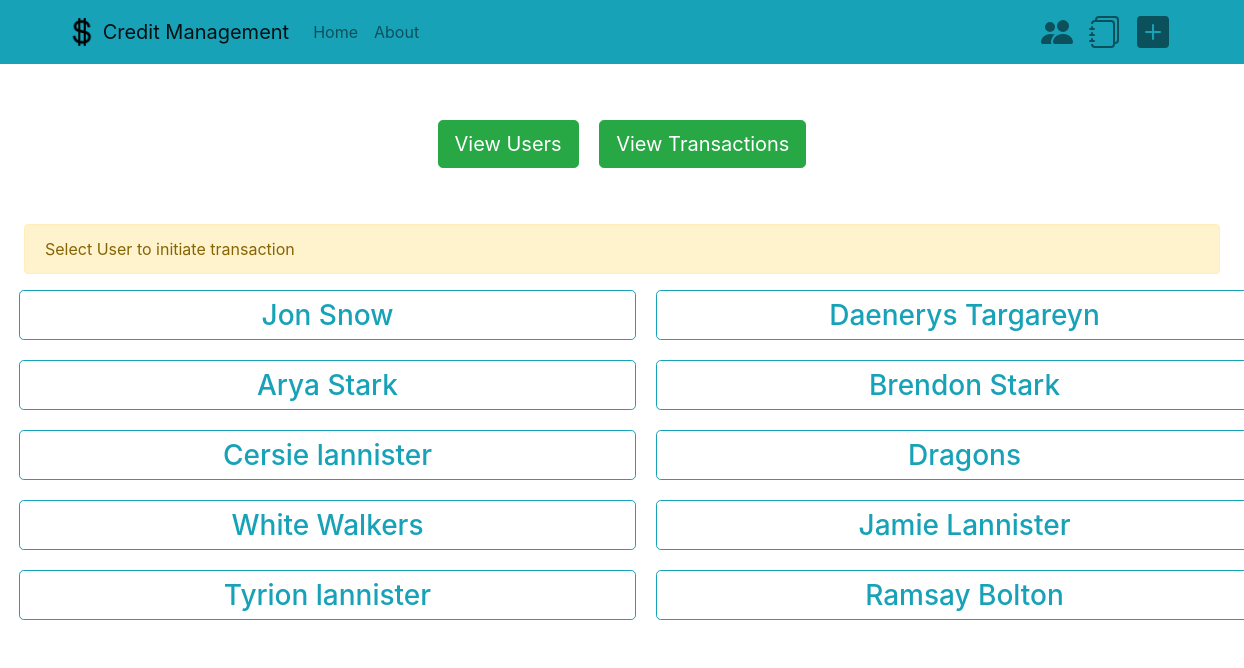
/user, run on the app's committed database.
### creditmanage/models.py (models this page shows, shortened)
class people(models.Model):
	name=models.CharField(max_length=64)
	email=models.EmailField()
	credit=models.IntegerField()

### creditmanage/views.py (the view)
# urls.py: path('user',views.users,name='users'),
def users(request):
	return render(request, 'creditmanage/home.html',{
		'user': people.objects.all()
		})

### creditmanage/templates/creditmanage/home.html (shortened to what this page needs)
{% extends 'creditmanage/layout.html' %}
{% block body %}
<div class="row justify-content-center mt-5 mb-5">
	<div class="col-lg-7 text-center">
		<a href="{% url 'users' %}" class="btn btn-success btn-lg m-2" >View Users</a>
		<a href="{% url 'viewtransactions' %}" class="btn btn-success btn-lg m-2" >View Transactions</a>
	</div>
</div>
	{% if user %}
	<div class="alert alert-warning ml-4 mr-4">
	Select User to initiate transaction
	</div>
	<div class="row">
		{% for use in user %}
		<div class="column">
			<a href="{% url 'profile' use.id %}" class=" btn btn-outline-info btn-lg ml-4 test"><h3>{{use.name}}</h3></a>
		</div>
		{% endfor %}
	</div>
	{% endif %}
{% endblock %}

### creditmanage/templates/creditmanage/layout.html (shortened to what this page needs)
{% load static %}
<!DOCTYPE html>
<html>
<head>
	<link rel="stylesheet" href="https://stackpath.bootstrapcdn.com/bootstrap/4.5.2/css/bootstrap.min.css">
	<link rel="stylesheet" href="https://maxcdn.bootstrapcdn.com/font-awesome/4.7.0/css/font-awesome.min.css">
	<link href="https://stackpath.bootstrapcdn.com/font-awesome/4.7.0/css/font-awesome.min.css" rel="stylesheet">
	<link rel="stylesheet" type="text/css" href="{% static 'creditmanage/layout.css' %}">
</head>
<body>
	<nav class="navbar navbar-expand-md navbar-light bg-info">
		<div class="container">
			<a class="navbar-brand" href="{% url 'index' %}">
				<img src="{% static 'creditmanage/logo3.png' %}" width="30" height="30" class="d-inline-block align-top">
				<span>Credit Management</span>
			</a>
			<div class="collapse navbar-collapse" id="navbarNav">
				<ul class="navbar-nav mr-auto">
					<li class="nav-item {{home}}"><a class="nav-link" href="{% url 'index' %}">Home</a></li>
					<li class="nav-item"><a class="nav-link" href="#">About</a></li>
				</ul>
				<ul class="navbar-nav ml-auto">
                	<li class="nav-item">
                		<a class="nav-link" title="View Users" href="{% url 'users' %}"></a>
                	</li>
                	<li class="nav-item">
                    	<a class="nav-link" title="View Passbook" href="{% url 'viewtransactions' %}"></a>
                	</li>
                	<li class="nav-item">
                    	<a class="nav-link" title="New Transaction" href="{% url 'users' %}"></a>
                	</li>
        		</ul>
			</div>
		</div>
	</nav>
		{% block body %}
		{% endblock %}
</body>
</html>

### creditmanage/static/creditmanage/layout.css (style rules this page uses)
* { box-sizing: border-box; }
.column { width: 50%; padding: 0 10px; margin-bottom: 20px; }
.test { height:50px; width:100%; margin-right: 5px; }
.row:after { content: ""; display: table; clear: both; }

### data on the page
people: name "Jon Snow"
people: name "Daenerys Targareyn"
people: name "Arya Stark"
people: name "Brendon Stark"
people: name "Cersie lannister"
people: name "Dragons"
people: name "White Walkers"
people: name "Jamie Lannister"
people: name "Tyrion lannister"
people: name "Ramsay Bolton"
